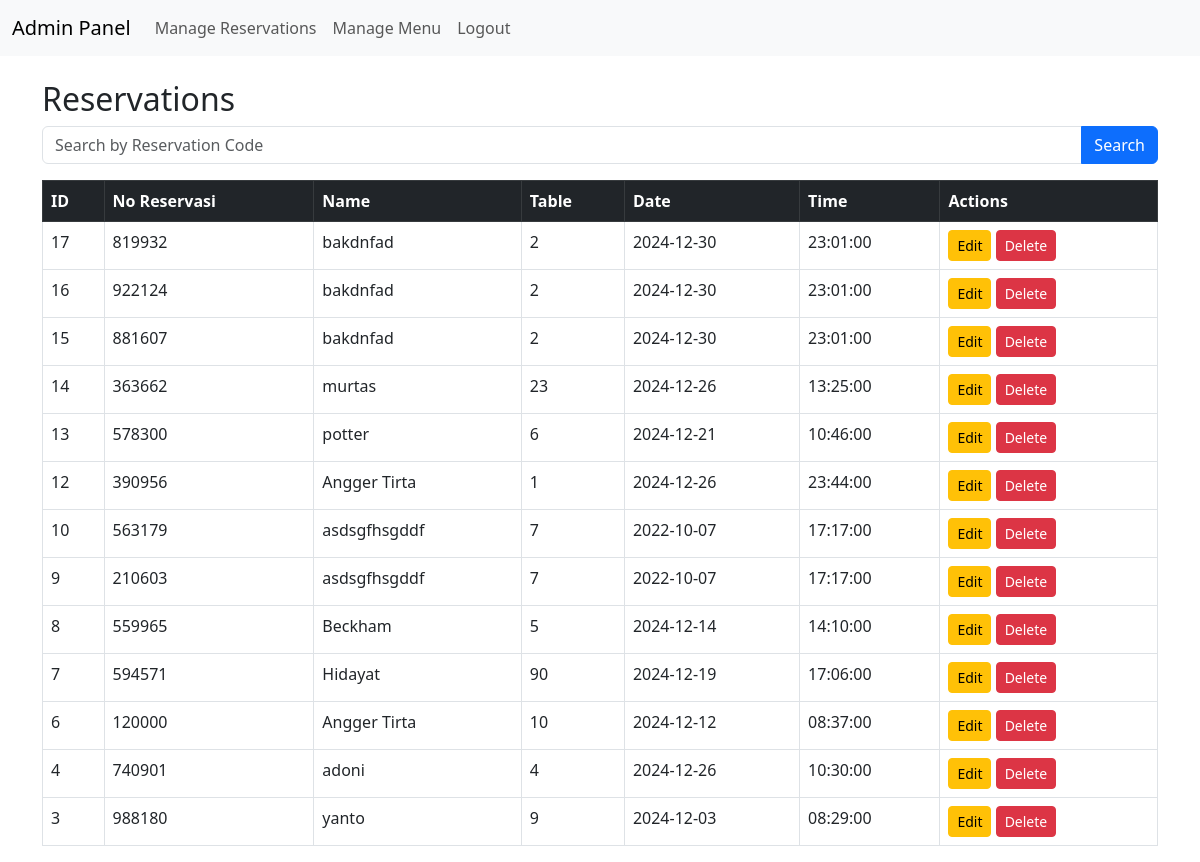
/admin/reservations_list.php (signed in), run on the app's committed database.
### tables this page shows
CREATE TABLE `customers` (
  `id` int(11) NOT NULL,
  `name` varchar(100) DEFAULT NULL,
  `email` varchar(100) DEFAULT NULL,
  `phone` varchar(20) DEFAULT NULL,
  `reservation_code` varchar(20) DEFAULT NULL,
  `table_number` int(11) DEFAULT NULL,
  `reservation_date` date DEFAULT NULL,
  `reservation_time` time DEFAULT NULL,
  `created_at` timestamp NOT NULL DEFAULT current_timestamp()
);

### admin/reservations_list.php (the view, shortened to what this page needs)
<?php
include '../config/database.php';
include 'header.php';
$search_query = '';
if (isset($_GET['search'])) {
    $search_query = $conn->real_escape_string($_GET['search']);
    $reservations = $conn->query("SELECT * FROM customers WHERE reservation_code LIKE '%$search_query%' ORDER BY created_at DESC");
} else {
    $reservations = $conn->query("SELECT * FROM customers ORDER BY created_at DESC");
}
?>
<h2>Reservations</h2>
<form method="GET" action="reservations_list.php" class="mb-3">
    <div class="input-group">
        <input type="text" name="search" class="form-control" placeholder="Search by Reservation Code" value="<?= htmlspecialchars($search_query) ?>">
        <button type="submit" class="btn btn-primary">Search</button>
    </div>
</form>
<table class="table table-bordered">
    <thead class="table-dark">
        <tr>
            <th>ID</th>
            <th>No Reservasi</th>
            <th>Name</th>
            <th>Table</th>
            <th>Date</th>
            <th>Time</th>
            <th>Actions</th>
        </tr>
    </thead>
    <tbody>
        <?php if ($reservations->num_rows > 0): ?>
            <?php while ($row = $reservations->fetch_assoc()): ?>
                <tr>
                    <td><?= $row['id'] ?></td>
                    <td><?= $row['reservation_code'] ?></td>
                    <td><?= $row['name'] ?></td>
                    <td><?= $row['table_number'] ?></td>
                    <td><?= $row['reservation_date'] ?></td>
                    <td><?= $row['reservation_time'] ?></td>
                    <td>
                        <a href="edit_reservation.php?id=<?= $row['id'] ?>" class="btn btn-warning btn-sm">Edit</a>
                        <a href="?delete_id=<?= $row['id'] ?>" onclick="return confirm('Are you sure?')" class="btn btn-danger btn-sm">Delete</a>
                    </td>
                </tr>
            <?php endwhile; ?>
        <?php else: ?>
            <tr>
                <td colspan="7" class="text-center">No reservations found</td>
            </tr>
        <?php endif; ?>
    </tbody>
</table>
<?php include 'footer.php'; ?>

### data on the page
customers: id "17", reservation_code "819932", name "bakdnfad", table_number "2", reservation_date "2024-12-30", reservation_time "23:01:00"
customers: id "16", reservation_code "922124", name "bakdnfad", table_number "2", reservation_date "2024-12-30", reservation_time "23:01:00"
customers: id "15", reservation_code "881607", name "bakdnfad", table_number "2", reservation_date "2024-12-30", reservation_time "23:01:00"
customers: id "14", reservation_code "363662", name "murtas", table_number "23", reservation_date "2024-12-26", reservation_time "13:25:00"
customers: id "13", reservation_code "578300", name "potter", table_number "6", reservation_date "2024-12-21", reservation_time "10:46:00"
customers: id "12", reservation_code "390956", name "Angger Tirta", table_number "1", reservation_date "2024-12-26", reservation_time "23:44:00"
customers: id "10", reservation_code "563179", name "asdsgfhsgddf", table_number "7", reservation_date "2022-10-07", reservation_time "17:17:00"
customers: id "9", reservation_code "210603", name "asdsgfhsgddf", table_number "7", reservation_date "2022-10-07", reservation_time "17:17:00"
customers: id "8", reservation_code "559965", name "Beckham", table_number "5", reservation_date "2024-12-14", reservation_time "14:10:00"
customers: id "7", reservation_code "594571", name "Hidayat", table_number "90", reservation_date "2024-12-19", reservation_time "17:06:00"
customers: id "6", reservation_code "120000", name "Angger Tirta", table_number "10", reservation_date "2024-12-12", reservation_time "08:37:00"
customers: id "4", reservation_code "740901", name "adoni", table_number "4", reservation_date "2024-12-26", reservation_time "10:30:00"
customers: id "3", reservation_code "988180", name "yanto", table_number "9", reservation_date "2024-12-03", reservation_time "08:29:00"
